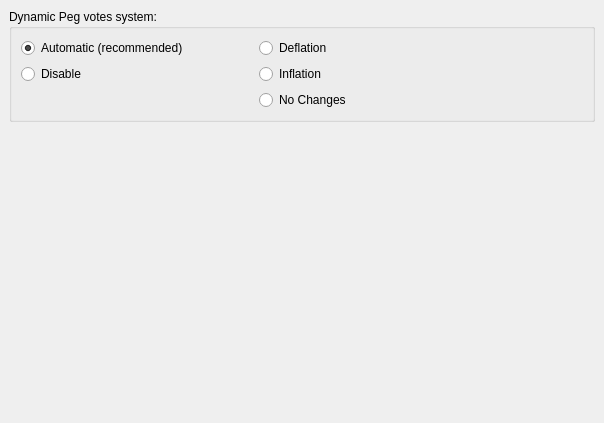
<?xml version="1.0" encoding="UTF-8"?>
<ui version="4.0">
 <class>DynamicPegPage</class>
 <widget class="QWidget" name="DynamicPegPage">
  <property name="geometry">
   <rect>
    <x>0</x>
    <y>0</y>
    <width>604</width>
    <height>423</height>
   </rect>
  </property>
  <property name="windowTitle">
   <string>Form</string>
  </property>
  <layout class="QVBoxLayout" name="topLayout">
   <property name="spacing">
    <number>0</number>
   </property>
   <property name="leftMargin">
    <number>0</number>
   </property>
   <property name="topMargin">
    <number>0</number>
   </property>
   <property name="rightMargin">
    <number>0</number>
   </property>
   <property name="bottomMargin">
    <number>0</number>
   </property>
   <item>
    <layout class="QHBoxLayout" name="horizontalLayout" stretch="0">
     <property name="spacing">
      <number>0</number>
     </property>
     <item>
      <layout class="QVBoxLayout" name="verticalLayout_2">
       <item>
        <widget class="QWidget" name="widget" native="true">
         <layout class="QGridLayout" name="gridLayout_4">
          <item row="0" column="0" colspan="2">
           <widget class="QGroupBox" name="groupBox">
            <property name="title">
             <string>Dynamic Peg votes system:</string>
            </property>
            <layout class="QGridLayout" name="gridLayout">
             <item row="2" column="1">
              <widget class="QRadioButton" name="radioButtonVoteNoChange">
               <property name="text">
                <string>No Changes</string>
               </property>
              </widget>
             </item>
             <item row="1" column="0">
              <widget class="QRadioButton" name="radioButtonVoteNone">
               <property name="text">
                <string>Disable</string>
               </property>
               <property name="checked">
                <bool>false</bool>
               </property>
              </widget>
             </item>
             <item row="2" column="0">
              <spacer name="horizontalSpacer_2">
               <property name="orientation">
                <enum>Qt::Horizontal</enum>
               </property>
               <property name="sizeHint" stdset="0">
                <size>
                 <width>40</width>
                 <height>20</height>
                </size>
               </property>
              </spacer>
             </item>
             <item row="0" column="1">
              <widget class="QRadioButton" name="radioButtonVoteDeflate">
               <property name="text">
                <string>Deflation</string>
               </property>
              </widget>
             </item>
             <item row="0" column="0">
              <widget class="QRadioButton" name="radioButtonVoteAuto">
               <property name="text">
                <string>Automatic (recommended)</string>
               </property>
               <property name="checked">
                <bool>true</bool>
               </property>
              </widget>
             </item>
             <item row="1" column="1">
              <widget class="QRadioButton" name="radioButtonVoteInflate">
               <property name="text">
                <string>Inflation</string>
               </property>
              </widget>
             </item>
             <item row="2" column="2">
              <spacer name="horizontalSpacer">
               <property name="orientation">
                <enum>Qt::Horizontal</enum>
               </property>
               <property name="sizeHint" stdset="0">
                <size>
                 <width>40</width>
                 <height>20</height>
                </size>
               </property>
              </spacer>
             </item>
            </layout>
           </widget>
          </item>
         </layout>
        </widget>
       </item>
       <item>
        <widget class="QWidget" name="chart1" native="true">
         <property name="minimumSize">
          <size>
           <width>0</width>
           <height>200</height>
          </size>
         </property>
        </widget>
       </item>
       <item>
        <spacer name="verticalSpacer">
         <property name="orientation">
          <enum>Qt::Vertical</enum>
         </property>
         <property name="sizeHint" stdset="0">
          <size>
           <width>20</width>
           <height>40</height>
          </size>
         </property>
        </spacer>
       </item>
      </layout>
     </item>
    </layout>
   </item>
  </layout>
 </widget>
 <tabstops>
  <tabstop>radioButtonVoteAuto</tabstop>
  <tabstop>radioButtonVoteDeflate</tabstop>
  <tabstop>radioButtonVoteInflate</tabstop>
  <tabstop>radioButtonVoteNoChange</tabstop>
  <tabstop>radioButtonVoteNone</tabstop>
 </tabstops>
 <resources/>
 <connections/>
</ui>
